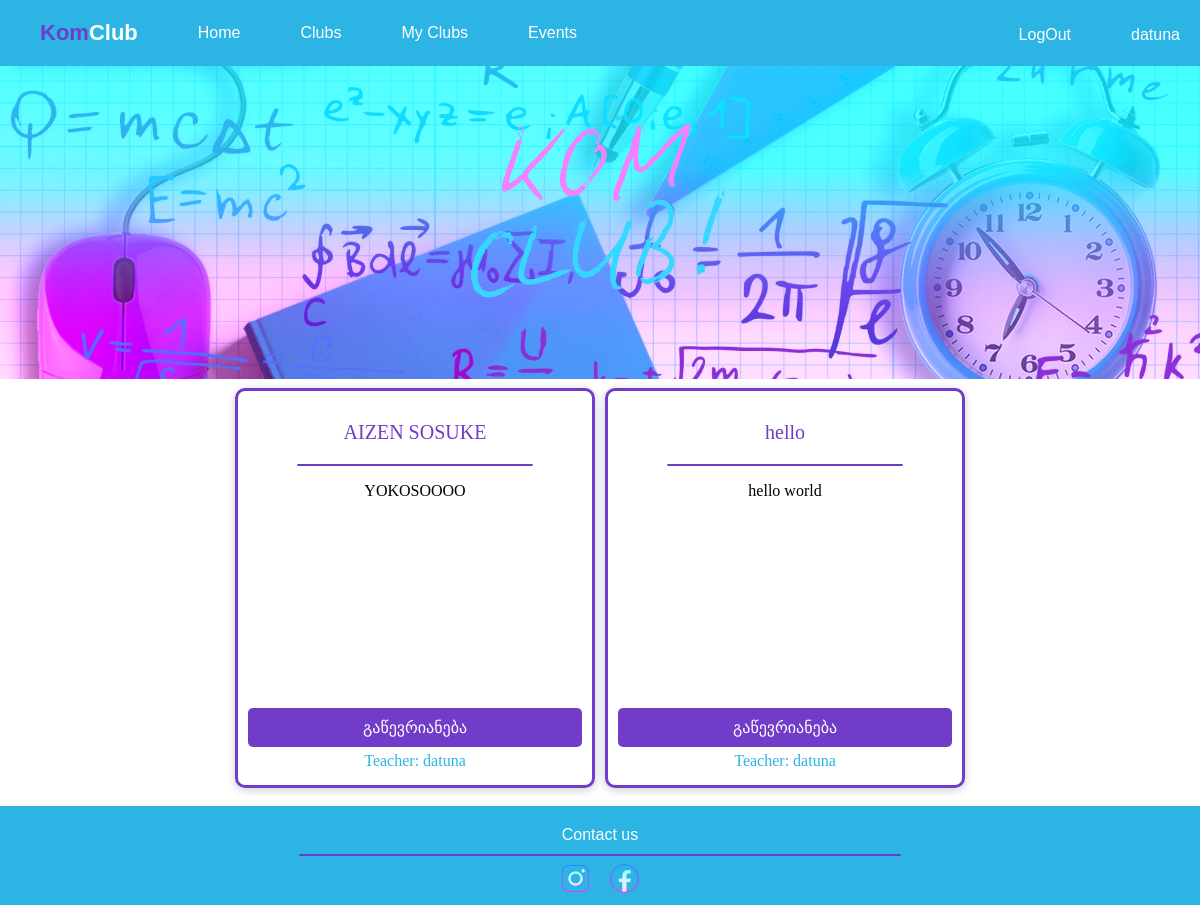
The page /clubs/ (signed in) on the database as committed earlier.
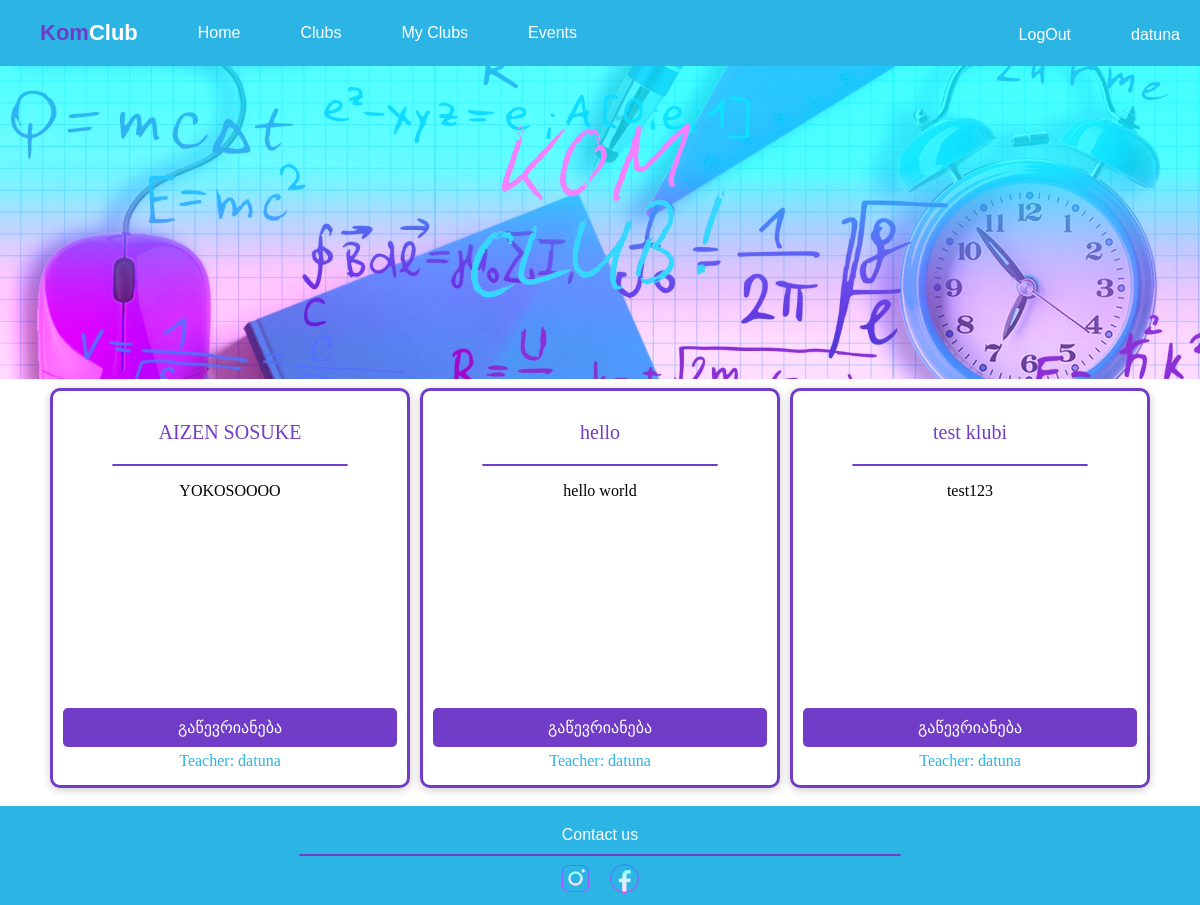
The same page on the database as committed later.
### clubs/models.py (models this page shows, shortened)
class Clubs_info(models.Model):
    name = models.CharField(max_length=30, unique=True)
    description = models.TextField(blank=True, null=True)
    members = models.ManyToManyField('users.User_info', related_name='clubs', blank=True)
    owner = models.ForeignKey('users.User_info', related_name='owned_clubs', on_delete=models.CASCADE, default=1)
    slug = models.SlugField(unique=True, blank=True)

### users/models.py (models this page shows)
class User_info(models.Model):
    username = models.CharField(max_length=15, default='bot')
    gmail = models.EmailField(unique=True)
    password = models.CharField(max_length=20, default='bot123')
    pfp = models.ImageField(default='../../static/images/defaultpfp.jpg')
    premmision = models.BooleanField(default=False)
    def __str__(self):
        return self.username

### clubs/views.py (the view)
# urls.py: path('', include('clubs.urls')),
def clubs(request):
    user_id = request.session.get('user_id')
    if user_id:
        clubs = Clubs_info.objects.all()
    else:
        return redirect('/login')
    return render(request, 'clubs.html', {'clubs': clubs})

### clubs/templates/clubs.html (shortened to what this page needs)
{% extends 'base.html' %}
{% block body %}
<div class="content">
    {% for club in clubs %}
    <div class="container2">
        <p class="club-title">
            {{club.name}}
        </p>
        <div class="divider2"></div>
        <p class="club-description" id="club-description">
            {{club.description}}
        </p>
        <a class="joinbutton" href="{% url 'join_club' club_id=club.id %}">გაწევრიანება</a>
        <p class="club-author" id="club-author">
            Teacher: {{club.owner}}
        </p>
    </div>
    {% endfor %}
</div>
{% endblock %}

Rows that differ between the two databases and show on the page:
added Clubs_info: name "test klubi", description "test123", owner "datuna"
